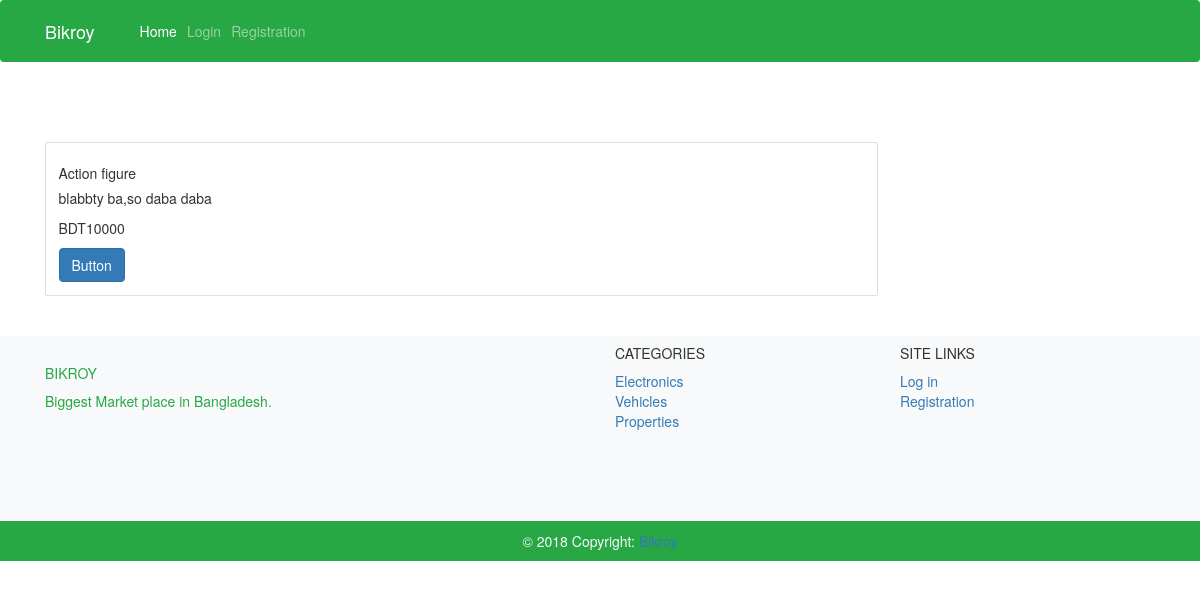
The app's page /allpost/Barishal/, older data.
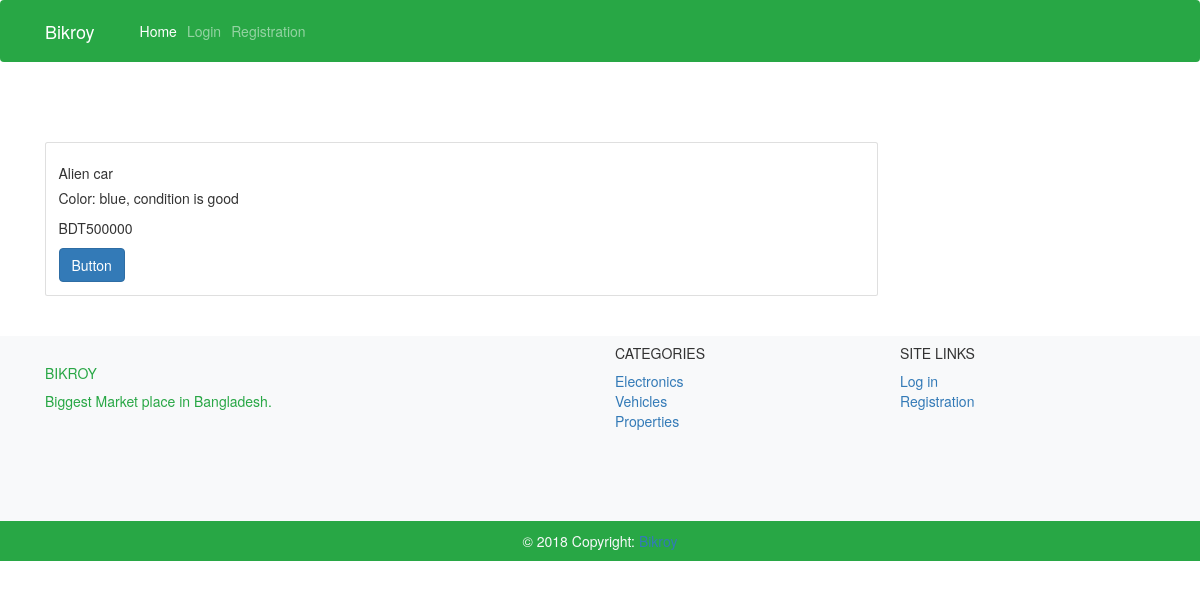
The same page, newer data.
### product/models.py (models this page shows, shortened)
class UserProduct(models.Model):
    product_title = models.CharField(max_length=100)
    product_description = models.TextField()
    product_price = models.PositiveIntegerField() # from 0-2147483647
    price_negotiable = models.CharField(max_length=50) # No or Yes or little
    product_usage_age = models.CharField(max_length=200) # brand_new or 7 days or 6 months
    product_warranty = models.CharField(max_length=100) # 1 year or 4 months or none
    product_category = models.CharField(max_length=50)
    product_image = models.FileField(upload_to = 'product_image/', default = 'product_image/no_image.png')
    seller_name = models.CharField(max_length=200)
    seller_location = models.CharField(max_length=200)
    seller_email = models.EmailField(max_length=254)
    seller_phone = models.CharField(max_length=30)
    seller_city = models.CharField(max_length = 100)
    date_published = models.DateTimeField(auto_now=True)
    product_display_last_date = models.DateField(auto_now=False, auto_now_add=False) # date after which this product would not be shown in website.

### product/views.py (the view)
# urls.py: path('allpost/',views.allpost,name = 'allpost'),
def allpost(request,pk = None):
	if(pk):
		allpost = UserProduct.objects.filter(seller_city = pk)
		return render(request,'product/allpost.html',{'posts':allpost})
	else:
		allpost = UserProduct.objects.all()
		return render(request,'product/allpost.html',{'posts':allpost})

### product/templates/product/allpost.html
{% extends 'base.html' %}
{% block content %}
<div class="container">
{% for post in posts %}
<div class="card w-75">
  <div class="card-body">
    <h5 class="card-title">{{post.product_title}}</h5>
    <p class="card-text">{{post.product_description}}</p>
    <p class="card-text">BDT{{post.product_price}}</p>
    <a href="#" class="btn btn-primary">Button</a>
  </div>
</div>
{% endfor %}
</div>
{% endblock %}

Row changes from the older to the newer data that the page shows:
removed UserProduct: product_title "Action figure", product_description "blabbty ba,so daba daba", product_price "10000"
added UserProduct: product_title "Alien car", product_description "Color: blue, condition is good", product_price "500000"
